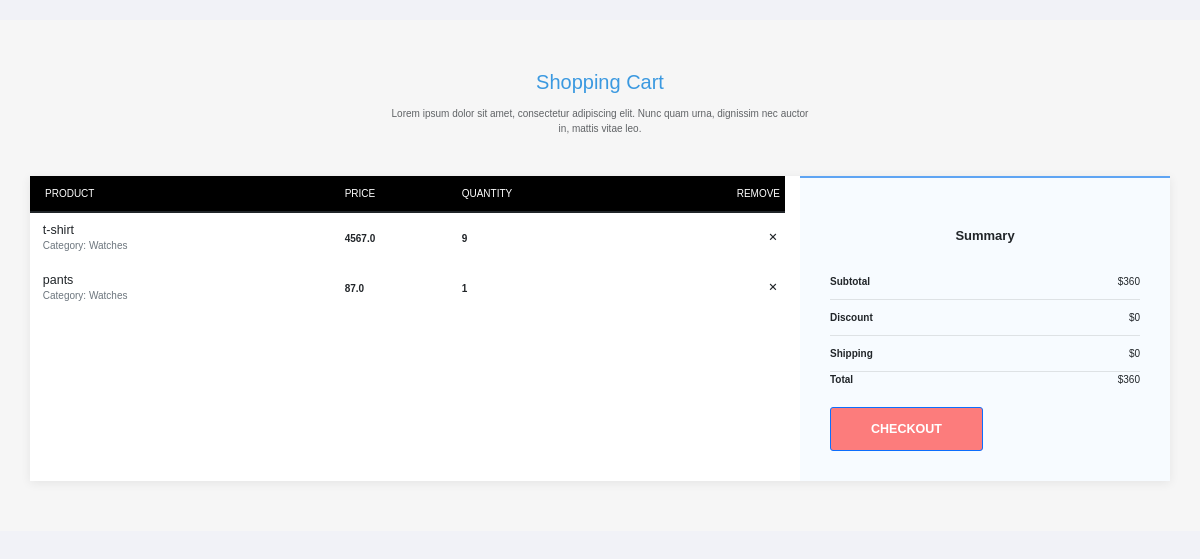
/order-summary/ (signed in), run on the app's committed database.
### orders/models.py (models this page shows, shortened)
class OrderItem(models.Model):
    user = models.ForeignKey(User,on_delete=models.CASCADE)
    item = models.ForeignKey(Product, on_delete=models.CASCADE)
    quantity = models.IntegerField(default=1)
    ordered = models.BooleanField(default=False)

### products/models.py (models this page shows, shortened)
class Product(models.Model):
    title = models.CharField(max_length=100)
    price = models.FloatField()
    discount_price = models.FloatField(blank=True, null=True)
    category = models.ForeignKey(Category,
                                 related_name='products',
                                 on_delete=models.CASCADE)
    description = models.TextField(blank=True, null=True)
    image = models.ImageField(upload_to='product_img',default='/static/images/cover.jpg')
    available = models.BooleanField(default=True)
    created_at = models.DateTimeField(auto_now_add=True)
    updated_at = models.DateTimeField(auto_now=True)
    favourites = models.ManyToManyField(
        User, related_name='favourite', default=None, blank=True)

### orders/views.py (the view)
# urls.py: path('order-summary/', OrderSummaryView.as_view(), name='cart_summary'),
class OrderSummaryView(LoginRequiredMixin, View):
    def get(self, *args, **kwargs):
        try:
            order = Order.objects.get(user=self.request.user, ordered=False)
            context = {
                'object': order
            }
            return render(self.request, 'cart/cart.html', context)
        except ObjectDoesNotExist:
            messages.warning(self.request, "You do not have an active order")
            return redirect("/")

### templates/cart/cart.html (shortened to what this page needs)
{% extends 'base.html' %}
{% load static %}
{% block content %}
<main class="page">
    <section class="shopping-cart dark">
        <div class="container">
           <div class="block-heading">
             <h2>Shopping Cart</h2>
             <p>Lorem ipsum dolor sit amet, consectetur adipiscing elit. Nunc quam urna, dignissim nec auctor in, mattis vitae leo.</p>
           </div>
           <div class="content">
                <div class="row">
                    <div class="col-md-12 col-lg-8">
                        <div class="items">
          <div class="table-responsive">
            <table class="table">
              <thead class="tableheading">
                <tr>
                  <th scope="col" class="border-0 ">
                    <div class="p-2 px-3 text-uppercase ">Product</div>
                  </th>
                  <th scope="col" class="border-0 ">
                    <div class="py-2 text-uppercase">Price</div>
                  </th>
                  <th scope="col" class="border-0 ">
                    <div class="py-2 text-uppercase">Quantity</div>
                  </th>
                  <th scope="col" class="border-0 ">
                    <div class="py-2 text-uppercase">Remove</div>
                  </th>
                </tr>
              </thead>
              <tbody>
                {% for cart in object.items.all %}
                <tr>
                  <th scope="row" class="border-0">
                    <div class="p-2">
                      <div class="ml-3 d-inline-block align-middle">
                        <h5 class="mb-0"> <a href="#" class="text-dark d-inline-block align-middle">{{cart.item.title}}</a></h5><span class="text-muted font-weight-normal font-italic d-block">Category: Watches</span>
                      </div>
                    </div>
                  </th>
                  <td class="border-0 align-middle"><strong>{{cart.item.price}}</strong></td>
                  <td class="border-0 align-middle"><strong>{{cart.quantity}}</strong></td>
                  <td class="border-0 align-middle"><a href="#" class="text-dark"><i class='bx bx-x'></i></a></td>
                </tr>
                {% endfor %}
              </tbody>
            </table>
          </div>
                        </div>
                    </div>
                    <div class="col-md-12 col-lg-4">
                        <div class="summary">
                            <h3>Summary</h3>
                            <div class="summary-item"><span class="text">Subtotal</span><span class="price">$360</span></div>
                            <div class="summary-item"><span class="text">Discount</span><span class="price">$0</span></div>
                            <div class="summary-item"><span class="text">Shipping</span><span class="price">$0</span></div>
                            <div class="summary-item"><span class="text">Total</span><span class="price">$360</span></div>
                            <button type="button" class="btn btn-primary btn-lg btn-block">Checkout</button>
                        </div>
                    </div>
                </div>
            </div>
        </div>
   </section>
</main>
{% endblock %}

### static/css/base.css (style rules this page uses)
:root { --white: #fff; --black: #222; --pink: #f60091; --grey: #444; --grey2: #959595; --grey-alt: #d1e2e9; --yellow: #ffd800; --green: #59b210; }
*, *::before, *::after { margin: 0; padding: 0; box-sizing: inherit; }
html { scroll-behavior: smooth; box-sizing: border-box; font-size: 62.5%; }
h1, h2, h3, h4, p { font-weight: 500; margin: 0; }
a { color: inherit; text-decoration: none; }
.container { max-width: 120rem; margin: 0 auto; }
@media only screen and (max-width: 1200px) { .container { padding: 0 3rem; } }
.btn { display: inline-block; background-color: #fc7c7c; padding: 1.2rem 4rem; color: #fff; font-weight: 600; text-transform: uppercase; margin-top: 3rem; }
table { width: 100%; border-collapse: collapse; }
th { text-align: left; padding: 0.5rem; color: #fff; background-color: #fc7c7c; font-weight: normal; }
td { padding: 1rem 0.5rem; }
td a { color: orangered; font-size: 1.4rem; }
td:last-child { text-align: right; }
th:last-child { text-align: right; }

### static/css/cartpage.css (style rules this page uses)
.shopping-cart { padding-bottom: 50px; font-family: 'Montserrat', sans-serif; }
.tableheading { background-color:black; }
.shopping-cart.dark { background-color: #f6f6f6; }
.shopping-cart .content { box-shadow: 0px 2px 10px rgba(0, 0, 0, 0.075); background-color: white; }
.shopping-cart .block-heading { padding-top: 50px; margin-bottom: 40px; text-align: center; }
.shopping-cart .block-heading p { text-align: center; max-width: 420px; margin: auto; opacity:0.7; }
.shopping-cart .block-heading h1, .shopping-cart .block-heading h2, .shopping-cart .block-heading h3 { margin-bottom:1.2rem; color: #3b99e0; }
.shopping-cart .items { margin: auto; }
.shopping-cart .summary { border-top: 2px solid #5ea4f3; background-color: #f7fbff; height: 100%; padding: 30px; }
.shopping-cart .summary h3 { text-align: center; font-size: 1.3em; font-weight: 600; padding-top: 20px; padding-bottom: 20px; }
.shopping-cart .summary .summary-item:not(:last-of-type) { padding-bottom: 10px; padding-top: 10px; border-bottom: 1px solid rgba(0, 0, 0, 0.1); }
.shopping-cart .summary .text { font-size: 1em; font-weight: 600; }
.shopping-cart .summary .price { font-size: 1em; float: right; }
.shopping-cart .summary button { margin-top: 20px; }

### static/css/products.css (style rules this page uses)
body { margin-top:20px; background:#f1f2f7; }

### data on the page
OrderItem: item "t-shirt", item.price "4567.0", quantity "9"
OrderItem: item "pants", item.price "87.0", quantity "1"
